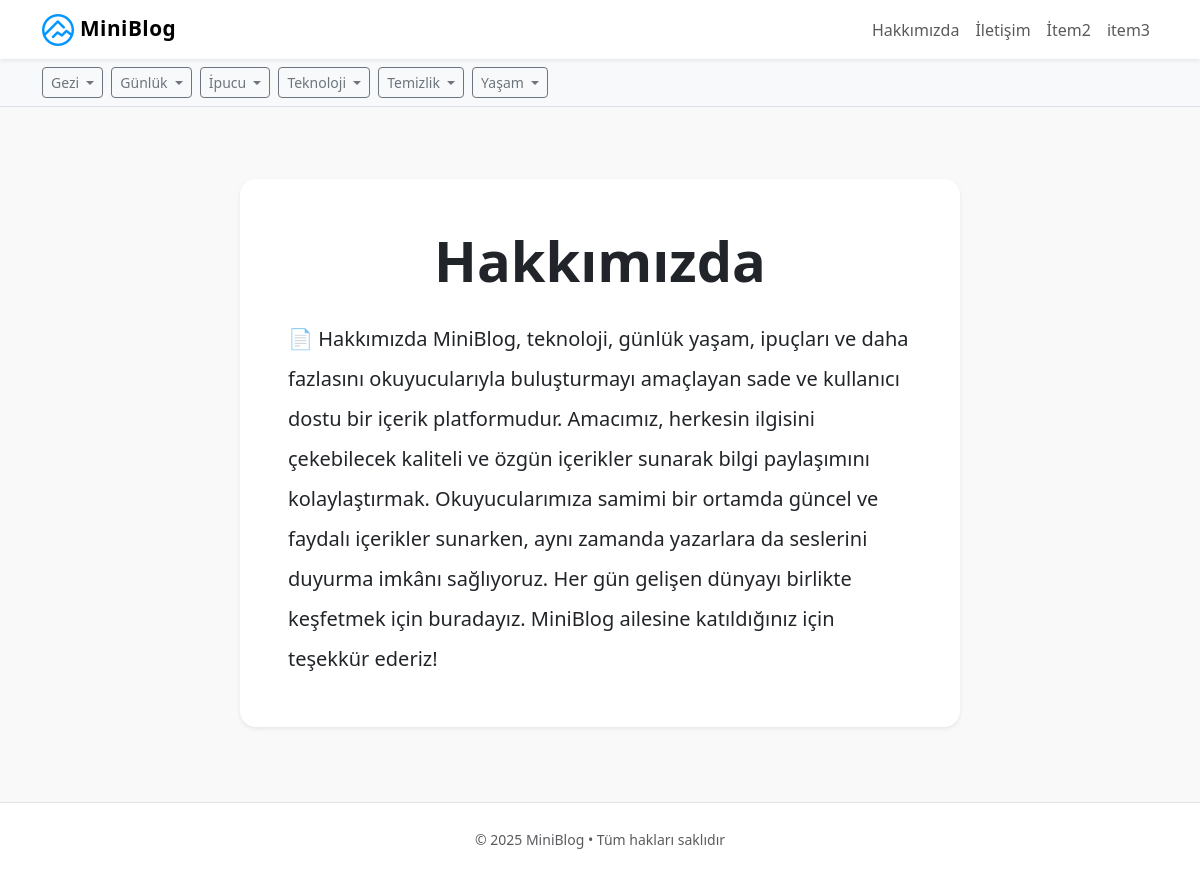
The page /sayfa.php?slug=hakkimizda on the database its author committed.
### tables this page shows
CREATE TABLE `ayarlar` (
  `id` int(11) NOT NULL,
  `site_baslik` varchar(255) DEFAULT NULL,
  `site_aciklama` text DEFAULT NULL,
  `logo` varchar(255) DEFAULT NULL,
  `favicon` varchar(255) DEFAULT NULL
);

CREATE TABLE `sayfalar` (
  `id` int(11) NOT NULL,
  `baslik` varchar(255) NOT NULL,
  `icerik` text NOT NULL,
  `slug` varchar(255) NOT NULL,
  `sira` int(11) DEFAULT 0
);

CREATE TABLE `kategoriler` (
  `id` int(11) NOT NULL,
  `ad` varchar(100) NOT NULL
);

### admin/includes/config.php (called while the page is built, shortened)
<?php
$baglanti = new mysqli("localhost", "root", "", "miniblog");
$site_ayar = $baglanti->query("SELECT * FROM ayarlar WHERE id = 1")->fetch_assoc();
?>

### sayfa.php (the view, shortened to what this page needs)
<?php
include "admin/includes/config.php";
include "includes/visitor_header.php";
$slug = $baglanti->real_escape_string($_GET["slug"]);
$sayfa = $baglanti->query("SELECT * FROM sayfalar WHERE slug = '$slug' ORDER BY sira ASC")->fetch_assoc();
?>
<div class="container py-5">
    <div class="row justify-content-center">
        <div class="col-lg-8">
            <div class="card shadow-sm border-0 rounded-4">
                <div class="card-body p-4 p-md-5">
                    <div class="text-center mb-4">
                        <h1 class="display-4 fw-bold mb-3"><?= htmlspecialchars($sayfa["baslik"]) ?></h1>
                    </div>
                    <div class="fs-5 lh-lg text-body">
                        <?= nl2br($sayfa["icerik"]) ?>
                    </div>
                </div>
            </div>
        </div>
    </div>
</div>
<?php include "includes/visitor_footer.php"; ?>

### includes/visitor_header.php (shortened to what this page needs)
<?php
include("./admin/includes/config.php");
$sayfa_menusu = $baglanti->query("SELECT * FROM sayfalar ORDER BY sira ASC");
$kategoriler = $baglanti->query("SELECT * FROM kategoriler");
?>
<!DOCTYPE html>
<html lang="tr">
<head>
    <link href="https://cdn.jsdelivr.net/npm/bootstrap@5.3.2/dist/css/bootstrap.min.css" rel="stylesheet">
</head>
<body>
  <nav class="navbar navbar-expand-lg navbar-light bg-white shadow-sm sticky-top">
    <div class="container">
      <a class="navbar-brand" href="index.php">
        <img src="admin/<?= $site_ayar["logo"] ?>" height="32" alt="Logo">
        <?= htmlspecialchars($site_ayar["site_baslik"]) ?>
      </a>
      <div class="collapse navbar-collapse" id="navbarNav">
        <ul class="navbar-nav ms-auto">
          <?php while ($s = $sayfa_menusu->fetch_assoc()): ?>
            <li class="nav-item">
              <a class="nav-link" href="sayfa.php?slug=<?= htmlspecialchars($s['slug']) ?>">
                <?= htmlspecialchars($s['baslik']) ?>
              </a>
            </li>
          <?php endwhile; ?>
        </ul>
      </div>
    </div>
  </nav>
  <div class="bg-light border-bottom py-2 mb-4">
    <div class="container d-flex flex-wrap gap-2">
        <?php
        $kategoriler->data_seek(0);
        while ($kat = $kategoriler->fetch_assoc()):
        ?>
            <div class="dropdown">
                <a href="index.php?kategori=<?= urlencode($kat["ad"]) ?>"
                   class="btn btn-outline-secondary btn-sm dropdown-toggle"
                   role="button"
                   data-bs-toggle="dropdown"
                   aria-expanded="false">
                    <?= htmlspecialchars($kat["ad"]) ?>
                </a>
            </div>
        <?php endwhile; ?>
    </div>
  </div>
  <div class="container">

### includes/visitor_header.php (style rules this page uses)
body { background-color: #f9f9f9; }
.navbar-brand { font-weight: bold; font-size: 1.3rem; letter-spacing: 0.5px; }

### rows shown on the page
ayarlar: logo (picture), site_baslik "MiniBlog"
sayfalar: baslik "Hakkımızda", icerik "📄 Hakkımızda MiniBlog, teknoloji, günlük yaşam, ipuçları ve daha fazlasını okuyucularıyla buluşturmayı amaçlayan sade ve kullanıcı dostu bir içerik platformudur. Amacımız, herkesin ilgisini çekebilecek kaliteli ve özgün içerikler sunarak bilgi paylaşımını kolaylaştırmak. Okuyucularımıza samimi bir ortamda güncel ve faydalı içerikler sunarken, aynı zamanda yazarlara da seslerini duyurma imkânı sağlıyoruz. Her gün gelişen dünyayı birlikte keşfetmek için buradayız. MiniBlog ailesine katıldığınız için teşekkür ederiz!"
sayfalar: baslik "İletişim"
sayfalar: baslik "İtem2"
sayfalar: baslik "item3"
kategoriler: ad "Gezi"
kategoriler: ad "Günlük"
kategoriler: ad "İpucu"
kategoriler: ad "Teknoloji"
kategoriler: ad "Temizlik"
kategoriler: ad "Yaşam"
